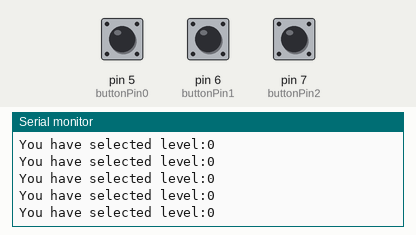
A sketch run on a simulated Arduino Uno, built with avr-gcc and run on an emulated ATmega328P. Shown: the last lines printed to the serial monitor. The inputs (shaded band) are chosen by the test bench; at power-on: pin 6 (buttonPin1) LOW, pin 7 (buttonPin2) LOW, pin 5 (buttonPin0) LOW.

Above: at 1.2 s.
1.3 s: pin 6 (buttonPin1) pulled HIGH for 0.15 s
At 1.8 s:
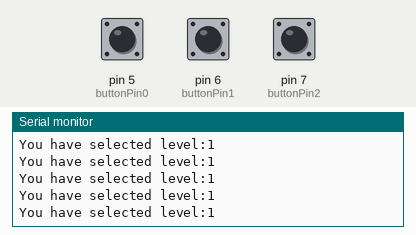
4.4 s: pin 7 (buttonPin2) pulled HIGH for 0.15 s
At 5.4 s:
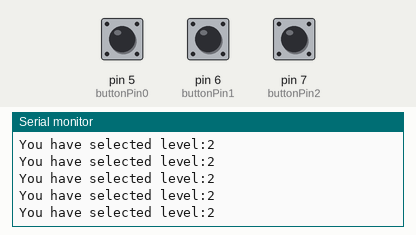
Timing chart, 0 to 7.4 s (numbered marks = the images above; inputs shaded):
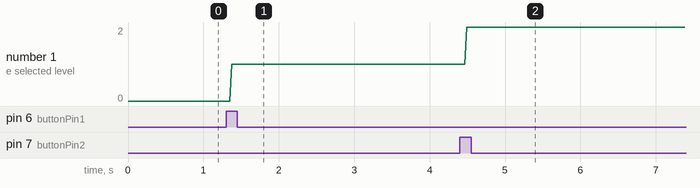

Measured:
- after the input at 1.3 s, the serial monitor: prints a new line after 0.08 s (image 1)
- after the input at 4.4 s, the serial monitor: prints a new line after 0.09 s (image 2)
- plotted number 1: 0 → 1 after the input at 1.3 s, 1 → 2 after the input at 4.4 s

The sketch:

elec3204_button_thing.ino
```cpp
// constants won't change. They're used here to set pin numbers:


const int buttonPin0 = 5;  // the number of the pushbutton pin
const int buttonPin1 = 6;
const int buttonPin2 = 7;

const int segpinA = 12;
const int segpinB = 8;
const int segpinC = 13;
const int segpinD = 11;

//const int ledPin = 13;    // the number of the LED pin

// variables will change:
int buttonState0 = 0;  // variable for reading the pushbutton status
int buttonState1 = 0;
int buttonState2 = 0;
volatile int level = 0;


void setup() {
  // initialize the LED pin as an output:
  //pinMode(ledPin, OUTPUT);
  // initialize the pushbutton pin as an input:
  pinMode(buttonPin0, INPUT);

   // initialize the LED pin as an output:
  //pinMode(ledPin, OUTPUT);
  // initialize the pushbutton pin as an input:
  pinMode(buttonPin1, INPUT);

   // initialize the LED pin as an output:
  //pinMode(ledPin, OUTPUT);
  // initialize the pushbutton pin as an input:
  pinMode(buttonPin2, INPUT);


  Serial.begin(9600);

  // attachInterrupt(digitalPinToInterrupt(buttonPin0),but0,RISING);
  // attachInterrupt(digitalPinToInterrupt(buttonPin1),but1,RISING);
  // attachInterrupt(digitalPinToInterrupt(buttonPin2),but2,RISING);

}


// void but0(){
//   //here
//   level = 0;

// }

// void but1(){
//   level = 1;

// }

// void but2(){
//   level = 2;

// }


void loop() {
  // read the state of the pushbutton value:
  buttonState0 = digitalRead(buttonPin0);
  buttonState1 = digitalRead(buttonPin1);
  buttonState2 = digitalRead(buttonPin2);

  //Serial.println(buttonState0);

  // check if the pushbutton is pressed. If it is, the buttonState is HIGH:
  if (buttonState0 == HIGH) {
    //turn LED on:
    //digitalWrite(ledPin, HIGH);
    level = 0;

    digitalWrite(segpinA, LOW);
    digitalWrite(segpinB, LOW);
    digitalWrite(segpinC, LOW);
    digitalWrite(segpinD, LOW);


  }

  if (buttonState1 == HIGH) {
    //turn LED on:
    //digitalWrite(ledPin, HIGH);
    level = 1;
    digitalWrite(segpinA, HIGH);
    digitalWrite(segpinB, LOW);
    digitalWrite(segpinC, LOW);
    digitalWrite(segpinD, LOW);

  }

  if (buttonState2 == HIGH) {
    //turn LED on:
    //digitalWrite(ledPin, HIGH);
    level = 2;
    digitalWrite(segpinA, LOW);
    digitalWrite(segpinB, HIGH);
    digitalWrite(segpinC, LOW);
    digitalWrite(segpinD, LOW);

  }

  else {
    // turn LED off:
    //digitalWrite(ledPin, LOW);
  }

  Serial.print("You have selected level:");
  Serial.println(level);


  //delay(150);
}
```
